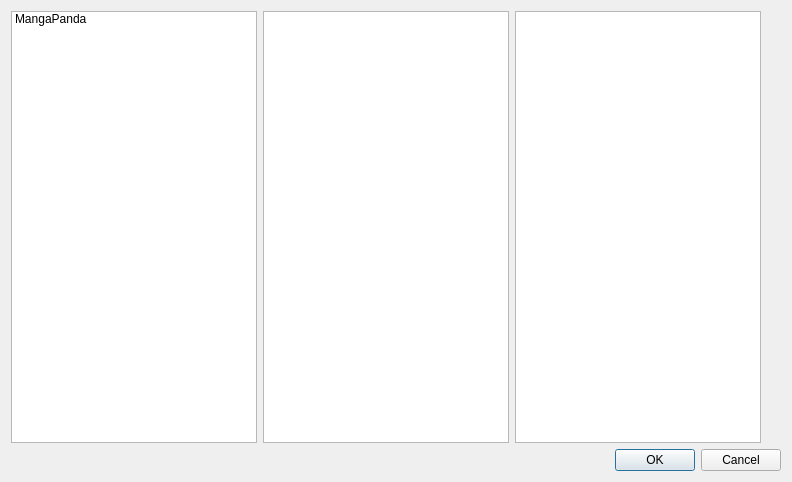
<?xml version="1.0" encoding="UTF-8"?>
<ui version="4.0">
 <class>Dialog</class>
 <widget class="QDialog" name="Dialog">
  <property name="geometry">
   <rect>
    <x>0</x>
    <y>0</y>
    <width>792</width>
    <height>482</height>
   </rect>
  </property>
  <property name="windowTitle">
   <string>Dialog</string>
  </property>
  <layout class="QVBoxLayout" name="verticalLayout_2">
   <item>
    <layout class="QHBoxLayout" name="horizontalLayout_2">
     <item>
      <layout class="QHBoxLayout" name="horizontalLayout">
       <item>
        <widget class="QListWidget" name="host_list_widget">
         <item>
          <property name="text">
           <string notr="true">MangaPanda</string>
          </property>
          <property name="icon">
           <iconset resource="../../rsc/main_window_view.qrc">
            <normaloff>:/icons/elementary3-icon-theme/categories/48/applications-internet.svg</normaloff>:/icons/elementary3-icon-theme/categories/48/applications-internet.svg</iconset>
          </property>
          <property name="flags">
           <set>ItemIsSelectable|ItemIsEnabled</set>
          </property>
         </item>
        </widget>
       </item>
       <item>
        <widget class="QTreeWidget" name="tree_widget">
         <attribute name="headerVisible">
          <bool>false</bool>
         </attribute>
         <column>
          <property name="text">
           <string notr="true">Hosts</string>
          </property>
         </column>
        </widget>
       </item>
       <item>
        <widget class="QTextBrowser" name="textBrowser"/>
       </item>
      </layout>
     </item>
     <item>
      <layout class="QVBoxLayout" name="verticalLayout">
       <item>
        <spacer name="verticalSpacer">
         <property name="orientation">
          <enum>Qt::Vertical</enum>
         </property>
         <property name="sizeHint" stdset="0">
          <size>
           <width>20</width>
           <height>40</height>
          </size>
         </property>
        </spacer>
       </item>
      </layout>
     </item>
    </layout>
   </item>
   <item>
    <widget class="QDialogButtonBox" name="buttonBox">
     <property name="orientation">
      <enum>Qt::Horizontal</enum>
     </property>
     <property name="standardButtons">
      <set>QDialogButtonBox::Cancel|QDialogButtonBox::Ok</set>
     </property>
    </widget>
   </item>
  </layout>
 </widget>
 <resources>
  <include location="../../rsc/main_window_view.qrc"/>
 </resources>
 <connections>
  <connection>
   <sender>buttonBox</sender>
   <signal>accepted()</signal>
   <receiver>Dialog</receiver>
   <slot>accept()</slot>
   <hints>
    <hint type="sourcelabel">
     <x>248</x>
     <y>254</y>
    </hint>
    <hint type="destinationlabel">
     <x>157</x>
     <y>274</y>
    </hint>
   </hints>
  </connection>
  <connection>
   <sender>buttonBox</sender>
   <signal>rejected()</signal>
   <receiver>Dialog</receiver>
   <slot>reject()</slot>
   <hints>
    <hint type="sourcelabel">
     <x>316</x>
     <y>260</y>
    </hint>
    <hint type="destinationlabel">
     <x>286</x>
     <y>274</y>
    </hint>
   </hints>
  </connection>
 </connections>
</ui>
